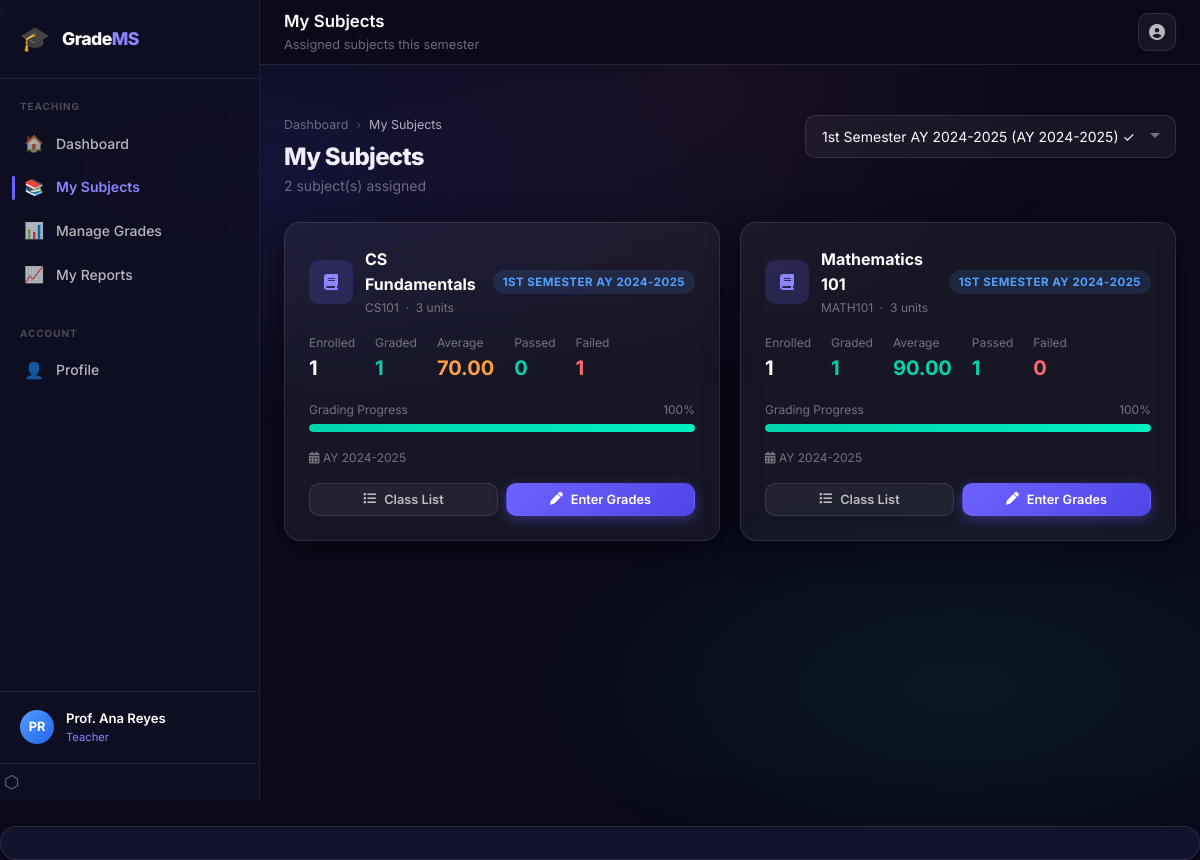
/teacher/my_subjects.php (signed in), run on the app's committed database.
### tables this page shows
CREATE TABLE IF NOT EXISTS teacher_subjects (
  id          INT UNSIGNED AUTO_INCREMENT PRIMARY KEY,
  teacher_id  INT UNSIGNED NOT NULL,
  subject_id  INT UNSIGNED NOT NULL,
  semester_id INT UNSIGNED NOT NULL,
  UNIQUE KEY uq_ts (teacher_id, subject_id, semester_id),
  FOREIGN KEY (teacher_id)  REFERENCES teachers(id)  ON DELETE CASCADE,
  FOREIGN KEY (subject_id)  REFERENCES subjects(id)  ON DELETE CASCADE,
  FOREIGN KEY (semester_id) REFERENCES semesters(id) ON DELETE CASCADE,
  INDEX idx_ts_teacher  (teacher_id),
  INDEX idx_ts_subject  (subject_id),
  INDEX idx_ts_semester (semester_id)
);

CREATE TABLE IF NOT EXISTS subjects (
  id          INT UNSIGNED AUTO_INCREMENT PRIMARY KEY,
  code        VARCHAR(20)   NOT NULL UNIQUE,
  name        VARCHAR(150)  NOT NULL,
  units       TINYINT       NOT NULL DEFAULT 3,
  description TEXT          DEFAULT NULL,
  teacher_id  INT UNSIGNED  DEFAULT NULL,
  is_active   TINYINT(1)    NOT NULL DEFAULT 1,
  created_at  DATETIME      NOT NULL DEFAULT CURRENT_TIMESTAMP,
  FOREIGN KEY (teacher_id) REFERENCES teachers(id) ON DELETE SET NULL,
  INDEX idx_teacher (teacher_id)
);

CREATE TABLE IF NOT EXISTS semesters (
  id             INT UNSIGNED AUTO_INCREMENT PRIMARY KEY,
  name           VARCHAR(50)                           NOT NULL DEFAULT '',
  school_year    VARCHAR(20)                           NOT NULL,
  semester       ENUM('1st Semester','2nd Semester','Summer') NOT NULL DEFAULT '1st Semester',
  is_active      TINYINT(1)                            NOT NULL DEFAULT 0,
  start_date     DATE                                  DEFAULT NULL,
  end_date       DATE                                  DEFAULT NULL,
  grade_deadline DATE                                  DEFAULT NULL,
  created_at     DATETIME                              NOT NULL DEFAULT CURRENT_TIMESTAMP,
  UNIQUE KEY uq_sem (school_year, semester)
);

### config/DB.php (called while the page is built, shortened)
<?php
class DB {
    private static ?PDO $instance = null;
    public static function getInstance(): PDO {
        if (self::$instance === null) {
            $host    = $_ENV['DB_HOST']     ?? 'localhost';
            $dbname  = $_ENV['DB_NAME']     ?? 'grade_management';
            $user    = $_ENV['DB_USER']     ?? 'root';
            $pass    = $_ENV['DB_PASSWORD'] ?? '';
            $charset = 'utf8mb4';
            $dsn = "mysql:host={$host};dbname={$dbname};charset={$charset}";
            $options = [
                PDO::ATTR_ERRMODE            => PDO::ERRMODE_EXCEPTION,
                PDO::ATTR_DEFAULT_FETCH_MODE => PDO::FETCH_ASSOC,
                PDO::ATTR_EMULATE_PREPARES   => false,
            ];
            try {
                self::$instance = new PDO($dsn, $user, $pass, $options);
            } catch (PDOException $e) {
                error_log('Database connection failed: ' . $e->getMessage());
                http_response_code(500);
                die(json_encode(['error' => 'Database connection failed.']));
            }
        }
        return self::$instance;
    }
}

### helpers/Auth.php (called while the page is built, shortened)
<?php
require_once __DIR__ . '/../config/DB.php';
class Auth {
    public static function getUserId(): int {
        return (int) ($_SESSION['user_id'] ?? 0);
    }
}

### models/Teacher.php (called while the page is built, shortened)
<?php
require_once __DIR__ . '/../config/DB.php';
class Teacher {
    private PDO $db;
    public function __construct() {
        $this->db = DB::getInstance();
    }
    public function getByUserId(int $userId): array|false {
        $stmt = $this->db->prepare(
            "SELECT t.*, u.name, u.email, u.is_active
             FROM   teachers t
             JOIN   users u ON u.id = t.user_id
             WHERE  t.user_id = :user_id
             LIMIT  1"
        );
        $stmt->execute([':user_id' => $userId]);
        return $stmt->fetch(PDO::FETCH_ASSOC);
    }
    public function getSubjects(int $teacherId, int $semesterId = null): array {
        $sql = "SELECT ts.*,
                       sub.name        AS subject_name,
                       sub.code        AS subject_code,
                       sub.units,
                       sub.description AS subject_desc,
                       sem.name        AS semester_name,
                       sem.school_year,
                       COUNT(e.id)     AS enrolled_count
                FROM   teacher_subjects ts
                JOIN   subjects sub  ON sub.id = ts.subject_id
                JOIN   semesters sem ON sem.id = ts.semester_id
                LEFT JOIN enrollments e ON e.subject_id = sub.id
                              AND e.semester_id = sem.id
                WHERE  ts.teacher_id = :teacher_id";
        $params = [':teacher_id' => $teacherId];
        if ($semesterId) {
            $sql .= " AND ts.semester_id = :semester_id";
            $params[':semester_id'] = $semesterId;
        }
        $sql .= " GROUP BY ts.id ORDER BY sem.school_year DESC, sub.name";
        $stmt = $this->db->prepare($sql);
        $stmt->execute($params);
        return $stmt->fetchAll(PDO::FETCH_ASSOC);
    }
}

### teacher/my_subjects.php (the view, shortened to what this page needs)
<?php
require_once '../models/Teacher.php';
require_once '../helpers/Auth.php';
$db           = DB::getInstance();
$teacherModel = new Teacher();
$teacher = $teacherModel->getByUserId(Auth::getUserId());
$teacherId = $teacher['id'];
$semesters = $db->query(
    "SELECT * FROM semesters ORDER BY school_year DESC, id DESC"
)->fetchAll(PDO::FETCH_ASSOC);
$activeSemester   = $db->query(
    "SELECT * FROM semesters WHERE is_active = 1 LIMIT 1"
)->fetch(PDO::FETCH_ASSOC);
$filterSemesterId = (int) ($_GET['semester_id']
    ?? $activeSemester['id']
    ?? 0);
$mySubjects = $teacherModel->getSubjects($teacherId, $filterSemesterId ?: null);
include '../shared/header.php';
?>
<div class="main-content">
  <div class="topbar">
    <div class="topbar-left">
      <div>
        <div class="topbar-title">My Subjects</div>
        <div class="topbar-subtitle">
          Assigned subjects this semester
        </div>
      </div>
    </div>
    <div class="topbar-right">
      <div class="dropdown">
        <button class="topbar-btn" id="user-menu-btn">
          <i class="fas fa-user-circle"></i>
        </button>
      </div>
    </div>
  </div>
  <div class="page-content">
    <div class="page-header">
      <div class="page-header-left">
        <div class="breadcrumb">
          <div class="breadcrumb-item">
            <a href="dashboard.php">Dashboard</a>
          </div>
          <span class="breadcrumb-separator">›</span>
          <div class="breadcrumb-item active">My Subjects</div>
        </div>
        <h1>My Subjects</h1>
        <p>
          <?= count($mySubjects) ?> subject(s) assigned
        </p>
      </div>
      <div class="page-header-right">
        <form method="GET">
          <select name="semester_id"
                  class="form-control"
                  onchange="this.form.submit()">
            <?php foreach ($semesters as $sem): ?>
              <option value="<?= $sem['id'] ?>"
                <?= $filterSemesterId == $sem['id'] ? 'selected' : '' ?>>
                <?= htmlspecialchars($sem['name']) ?>
                (<?= htmlspecialchars($sem['school_year']) ?>)
              </option>
            <?php endforeach; ?>
          </select>
        </form>
      </div>
    </div>
    <?php if (empty($mySubjects)): ?>
      <div class="glass-card">
        <div class="glass-card-body">
          <div class="empty-state">
            <div class="empty-state-icon">📚</div>
            <h3>No Subjects Assigned</h3>
            <p>
              You have no subjects for the selected semester.
              Contact the administrator.
            </p>
          </div>
        </div>
      </div>
    <?php else: ?>
      <div class="grid-auto-2 stagger-children">
        <?php foreach ($mySubjects as $sub): ?>
          <div class="glass-card">
            <div class="glass-card-body">
              <div class="d-flex align-center justify-between mb-4">
                <div class="d-flex align-center gap-3">
                  <div class="stat-icon primary"
                       style="width:44px;height:44px;font-size:1rem">
                    <i class="fas fa-book"></i>
                  </div>
                  <div>
                    <div class="font-bold">
                      <?= htmlspecialchars($sub['subject_name']) ?>
                    </div>
                    <div class="text-xs text-muted">
                      <?= htmlspecialchars($sub['subject_code']) ?>
                      &nbsp;·&nbsp;
                      <?= $sub['units'] ?> units
                    </div>
                  </div>
                </div>
                <span class="badge badge-info">
                  <?= htmlspecialchars($sub['semester_name']) ?>
                </span>
              </div>
              <div class="d-flex gap-5 mb-4">
                <div>
                  <div class="text-xs text-muted">Enrolled</div>
                  <div class="font-bold text-xl">
                    <?= $sub['total_enrolled'] ?>
                  </div>
                </div>
                <div>
                  <div class="text-xs text-muted">Graded</div>
                  <div class="font-bold text-xl text-success">
                    <?= $sub['total_graded'] ?>
                  </div>
                </div>
                <div>
                  <div class="text-xs text-muted">Average</div>
                  <div class="font-bold text-xl <?=
                    $sub['avg_grade'] >= 90 ? 'text-success'
                    : ($sub['avg_grade'] >= 75 ? 'text-info'
                    : ($sub['avg_grade'] > 0 ? 'text-warning'
                    : 'text-muted')) ?>">
                    <?= $sub['avg_grade'] > 0
                        ? number_format($sub['avg_grade'], 2)
                        : '—' ?>
                  </div>
                </div>
                <div>
                  <div class="text-xs text-muted">Passed</div>
                  <div class="font-bold text-xl text-success">
                    <?= $sub['passed'] ?>
                  </div>
                </div>
                <div>
                  <div class="text-xs text-muted">Failed</div>
                  <div class="font-bold text-xl text-danger">
                    <?= $sub['failed'] ?>
                  </div>
                </div>
              </div>
              <div class="mb-4">
                <div class="d-flex justify-between text-xs text-muted mb-1">
                  <span>Grading Progress</span>
                  <span><?= $sub['grade_progress'] ?>%</span>
                </div>
                <div class="progress">
                  <div class="progress-bar <?=
                    $sub['grade_progress'] >= 100 ? 'success'
                    : ($sub['grade_progress'] >= 50 ? 'primary'
                    : 'warning') ?>"
                    style="width:<?= $sub['grade_progress'] ?>%">
                  </div>
                </div>
              </div>
              <div class="text-xs text-muted mb-4">
                <i class="fas fa-calendar-alt"></i>
                <?= htmlspecialchars($sub['school_year']) ?>
              </div>
              <div class="d-flex gap-2">
                <a href="class_list.php?subject_id=<?= $sub['subject_id'] ?>&semester_id=<?= $sub['semester_id'] ?>"
                   class="btn btn-secondary btn-sm flex-1 text-center">
                  <i class="fas fa-list"></i> Class List
                </a>
                <a href="manage_grades.php?subject_id=<?= $sub['subject_id'] ?>&semester_id=<?= $sub['semester_id'] ?>"
                   class="btn btn-primary btn-sm flex-1 text-center">
                  <i class="fas fa-pen"></i> Enter Grades
                </a>
              </div>
            </div>
          </div>
        <?php endforeach; ?>
      </div>
    <?php endif; ?>
  </div>
</div>
<?php include '../shared/footer.php'; ?>

### data on the page
teacher_subjects: subject.name "CS Fundamentals", subject.code "CS101", subject.units "3", semester.name "1ST SEMESTER AY 2024-2025", total_enrolled "1", total_graded "1", avg_grade "70.00", passed "0", failed "1", grade_progress "100", semester.school_year "AY 2024-2025"
teacher_subjects: subject.name "Mathematics 101", subject.code "MATH101", subject.units "3", semester.name "1ST SEMESTER AY 2024-2025", total_enrolled "1", total_graded "1", avg_grade "90.00", passed "1", failed "0", grade_progress "100", semester.school_year "AY 2024-2025"

### other printed values
$section['label'] "TEACHING"
$item['icon'] "🏠"
$item['text'] "Dashboard"
$item['icon'] "📚"
$item['text'] "My Subjects"
$item['icon'] "📊"
$item['text'] "Manage Grades"
$item['icon'] "📈"
$item['text'] "My Reports"
$section['label'] "ACCOUNT"
$item['icon'] "👤"
$item['text'] "Profile"
$initials "PR"
$userName "Prof. Ana Reyes"
$role "Teacher"
